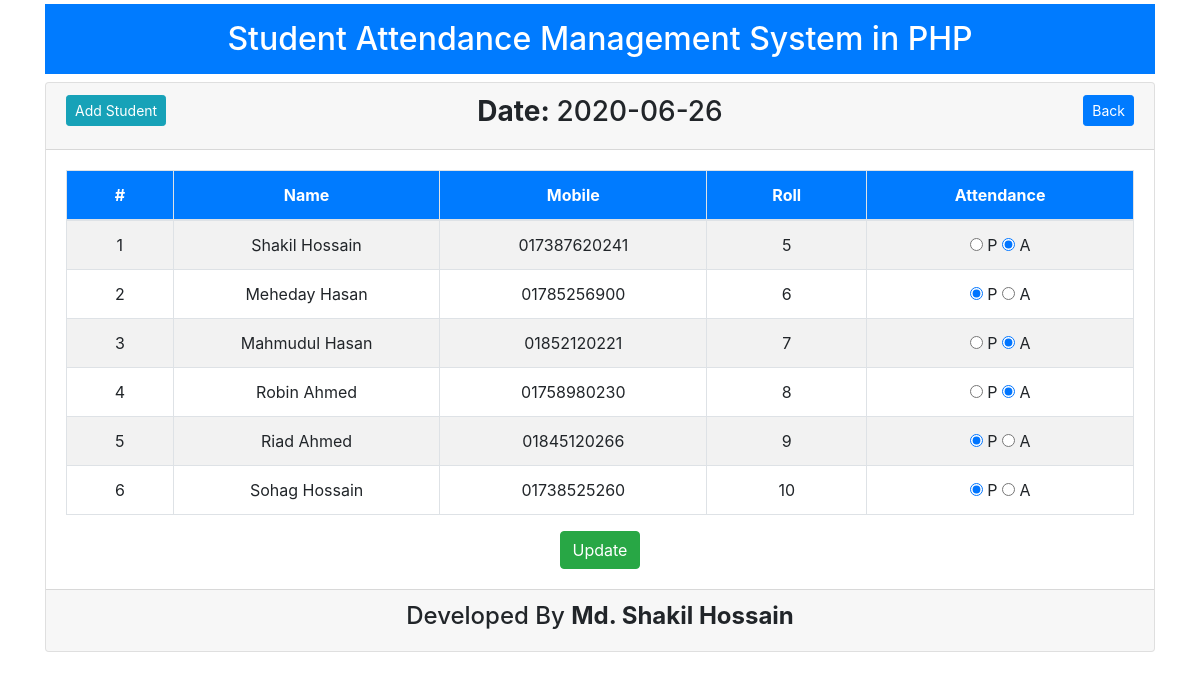
Page /view-attendance-details.php?date=2020-06-26 on the committed database.
### tables this page shows
CREATE TABLE `tbl_student` (
  `id` int(11) NOT NULL,
  `name` varchar(50) NOT NULL,
  `mobile` varchar(20) NOT NULL,
  `roll` int(11) NOT NULL
);

CREATE TABLE `tbl_attendance` (
  `id` int(11) NOT NULL,
  `roll` int(11) NOT NULL,
  `attend` varchar(50) NOT NULL,
  `attend_time` date NOT NULL
);

### lib/Database.php (called while the page is built, shortened)
<?php
    class Database {
        public $host = DB_HOST;
        public $user = DB_USER;
        public $pass = DB_PASS;
        public $dbName = DB_NAME;
        public $link;
        private function connectDB(){
            $this->link = new mysqli($this->host, $this->user, $this->pass, $this->dbName);
        }
        public function select($query){
            $result = $this->link->query($query) or die($this->link->error.__LINE__);
            if($result->num_rows > 0){
                return $result;
            } else {
                return false;
            }
        }
    }
?>

### lib/Student.php (called while the page is built, shortened)
<?php
	include 'Database.php';
	class Student {
		private $db;
		public function __construct(){
			$this->db = new Database();
		}
		public function getAllData($date){
			$query = "SELECT tbl_student.name, tbl_student.mobile, tbl_attendance.* FROM tbl_student INNER JOIN tbl_attendance ON tbl_student.roll = tbl_attendance.roll WHERE attend_time = '$date' ORDER By roll ASC";
			$result = $this->db->select($query);
			return $result;
		}
	}
 ?>

### view-attendance-details.php (the view, shortened to what this page needs)
<?php
	include 'inc/header.php';
	include 'lib/Student.php';
	$stu = new Student();
?>
<?php
	if (isset($_GET['date']) && !empty($_GET['date'])) {
		$date = $_GET['date'];
	}
 ?>
<div class="card">
	<div class="card-header">
		<div class="row">
			<div class="col-sm-4">
				<div class="text-left">
					<a href="add-student.php" class="btn btn-info btn-sm">Add Student</a>
				</div>
			</div>
			<div class="col-sm-4">
				<div class="text-center">
					<h3><strong>Date:&nbsp;</strong><?php echo $date; ?></h3>
				</div>
			</div>
			<div class="col-sm-4">
				<div class="text-right">
					<a href="view-attendance.php" class="btn btn-primary btn-sm">Back</a>
				</div>
			</div>
		</div>
	</div>
	<div class="card-body">
		<form action="" method="post">
			<table class="table table-striped table-bordered">
				<thead>
					<tr class="bg-primary text-white text-center">
						<th width="10%">#</th>
						<th width="25%">Name</th>
						<th width="25%">Mobile</th>
						<th width="15%">Roll</th>
						<th width="25%">Attendance</th>
					</tr>
				</thead>
				<tbody>
					<?php
						$allData = $stu->getAllData($date);
						if (!empty($allData)) {
							$i = 1;
							while ($data = $allData->fetch_assoc()) {
					?>
						<tr class="text-center">
							<td><?php echo $i++; ?></td>
							<td><?php echo $data['name']; ?></td>
							<td><?php echo $data['mobile']; ?></td>
							<td><?php echo $data['roll']; ?></td>
							<td>
								<input type="radio" required name="attend[<?php echo $data['roll']; ?>]" value="present" <?php echo ($data['attend'] == 'present') ? 'checked' : ''; ?>>&nbsp;P
								<input type="radio" required name="attend[<?php echo $data['roll']; ?>]" value="absent" <?php echo ($data['attend'] == 'absent') ? 'checked' : ''; ?>>&nbsp;A
							</td>
						</tr>
					<?php } } ?>
				</tbody>
			</table>
			    <div class="col-12">
			        <input type="submit" class="btn btn-success mx-auto d-block" name="update" value="Update">
			    </div>
		</form>
	</div>
<?php include 'inc/footer.php'; ?>

### rows in the picture
tbl_student: name "Shakil Hossain", mobile "017387620241", tbl_attendance.roll "5"
tbl_attendance: attend "☑"
tbl_student: name "Meheday Hasan", mobile "01785256900", tbl_attendance.roll "6"
tbl_attendance: attend "☑"
tbl_student: name "Mahmudul Hasan", mobile "01852120221", tbl_attendance.roll "7"
tbl_attendance: attend "☑"
tbl_student: name "Robin Ahmed", mobile "01758980230", tbl_attendance.roll "8"
tbl_attendance: attend "☑"
tbl_student: name "Riad Ahmed", mobile "01845120266", tbl_attendance.roll "9"
tbl_attendance: attend "☑"
tbl_student: name "Sohag Hossain", mobile "01738525260", tbl_attendance.roll "10"
tbl_attendance: attend "☑"

### other values in the picture
$date "2020-06-26"
